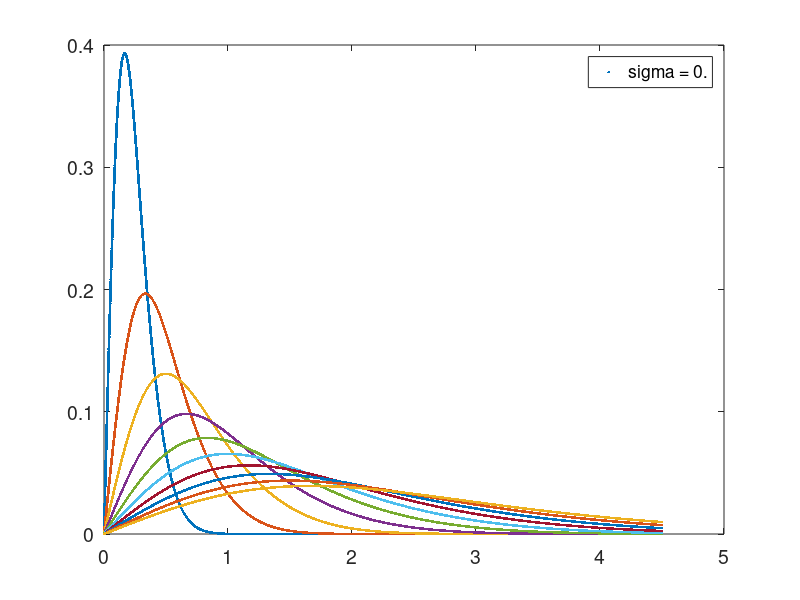

The MATLAB source for this figure: (Note: this script raises an error after producing the figure.)

clear all;

z = [0:0.0001:4.5];
s = 3.0 * z;
sigma = zeros(size(z));
y = zeros(size(z));
b = zeros(10);
b = ["\sigma = 0.5", "\sigma = 1.0", "\sigma = 1.5", "\sigma = 2.0", ...
    "\sigma = 2.5", "\sigma = 3.0", "\sigma = 3.5", "\sigma = 4.0", ...
    "\sigma = 4.5", "\sigma = 5.0"];

for i = 1:10
sigma = i / 2;
sigma_squarred = sigma.^2;
y = (z ./ sigma_squarred) .* exp(-0.5 * (z.^2 + s.^2) ./ sigma_squarred) .* besseli(0, z .* s ./ sigma_squarred);
y(z <= 0) = 0; %additional constraint
plot(z,y,'.')
hold on
leg = legend(b(1:i))
end 
set(gca,'FontSize',14)
leg.FontSize = 14;
ylabel("f(z)",'FontSize',15)
xlabel("z",'FontSize',15)
grid on
title("Rician PDF, s = 3.0 \times z",'FontSize',16)